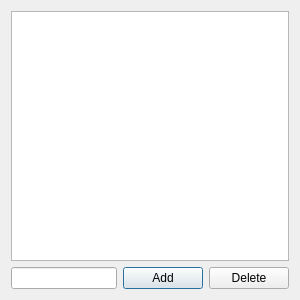
<?xml version="1.0" encoding="UTF-8"?>
<ui version="4.0">
 <class>ManageResidentsDialog</class>
 <widget class="QDialog" name="ManageResidentsDialog">
  <property name="geometry">
   <rect>
    <x>0</x>
    <y>0</y>
    <width>300</width>
    <height>300</height>
   </rect>
  </property>
  <property name="windowTitle">
   <string>Manage Residents</string>
  </property>
  <layout class="QVBoxLayout" name="verticalLayout">
   <item>
    <widget class="QListWidget" name="resident_list"/>
   </item>
   <item>
    <layout class="QHBoxLayout" name="horizontalLayout">
     <item>
      <widget class="QLineEdit" name="resident_input"/>
     </item>
     <item>
      <widget class="QPushButton" name="add_resident_button">
       <property name="text">
        <string>Add</string>
       </property>
      </widget>
     </item>
     <item>
      <widget class="QPushButton" name="delete_resident_button">
       <property name="text">
        <string>Delete</string>
       </property>
      </widget>
     </item>
    </layout>
   </item>
  </layout>
 </widget>
 <resources/>
 <connections/>
</ui>
